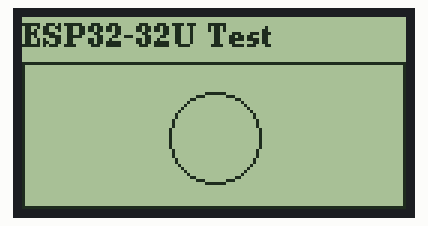
This sketch was run on a simulated ESP32. Parts: 128×64 one-colour display.

Above: at 0.1 s.

The sketch:

esp32_gsm_test.ino
```cpp
/*
 * ESP32 + ST7920 LCD (128x64) Test Code
 * Library: U8g2 (Download from Library Manager)
 * Connection: SPI Mode
 */

#include <Arduino.h>
#include <U8g2lib.h>
#include <SPI.h>

// ST7920 SPI setup:
// CLK = 18, DATA = 23, CS = 5
U8G2_ST7920_128X64_F_SW_SPI u8g2(U8G2_R0, /* clock=*/ 18, /* data=*/ 23, /* cs=*/ 5, /* reset=*/ 22);

void setup(void) {
  u8g2.begin();
}

void loop(void) {
  u8g2.clearBuffer();					// clear the internal memory
  u8g2.setFont(u8g2_font_ncenB08_tr);	// choose a suitable font
  u8g2.drawStr(0,10,"ESP32-32U Test");	// write something to the internal memory
  u8g2.drawFrame(0, 15, 128, 49);        // draw a simple frame
  u8g2.drawCircle(64, 40, 15);           // draw a circle in the middle
  u8g2.sendBuffer();					// transfer internal memory to the display
  delay(1000);
}
```
